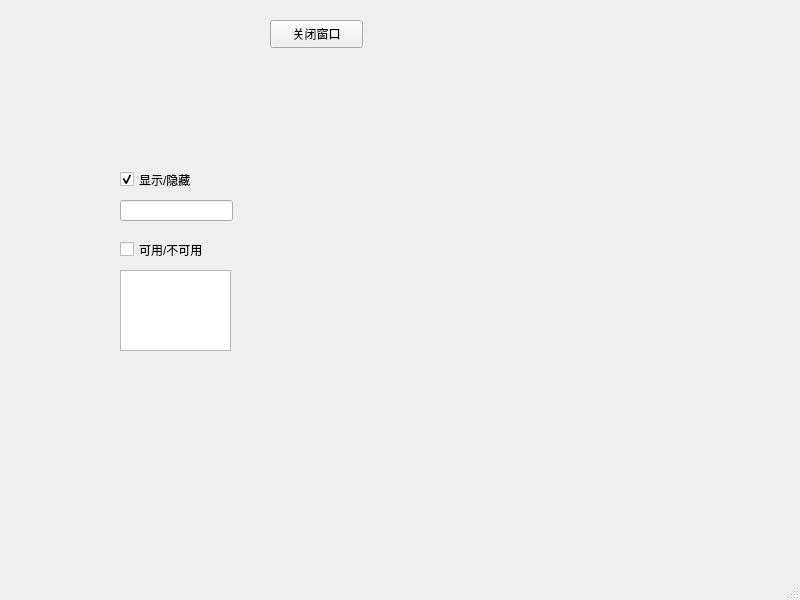
<?xml version="1.0" encoding="UTF-8"?>
<ui version="4.0">
 <class>MainWindow</class>
 <widget class="QMainWindow" name="MainWindow">
  <property name="geometry">
   <rect>
    <x>0</x>
    <y>0</y>
    <width>800</width>
    <height>600</height>
   </rect>
  </property>
  <property name="windowTitle">
   <string>MainWindow</string>
  </property>
  <widget class="QWidget" name="centralwidget">
   <widget class="QPushButton" name="pushButton">
    <property name="geometry">
     <rect>
      <x>270</x>
      <y>20</y>
      <width>93</width>
      <height>28</height>
     </rect>
    </property>
    <property name="text">
     <string>关闭窗口</string>
    </property>
   </widget>
   <widget class="QCheckBox" name="checkBox">
    <property name="enabled">
     <bool>true</bool>
    </property>
    <property name="geometry">
     <rect>
      <x>120</x>
      <y>170</y>
      <width>91</width>
      <height>19</height>
     </rect>
    </property>
    <property name="text">
     <string>显示/隐藏</string>
    </property>
    <property name="checkable">
     <bool>true</bool>
    </property>
    <property name="checked">
     <bool>true</bool>
    </property>
   </widget>
   <widget class="QLineEdit" name="lineEdit">
    <property name="geometry">
     <rect>
      <x>120</x>
      <y>200</y>
      <width>113</width>
      <height>21</height>
     </rect>
    </property>
   </widget>
   <widget class="QCheckBox" name="checkBox_2">
    <property name="geometry">
     <rect>
      <x>120</x>
      <y>240</y>
      <width>91</width>
      <height>19</height>
     </rect>
    </property>
    <property name="text">
     <string>可用/不可用</string>
    </property>
   </widget>
   <widget class="QTextEdit" name="textEdit">
    <property name="geometry">
     <rect>
      <x>120</x>
      <y>270</y>
      <width>111</width>
      <height>81</height>
     </rect>
    </property>
   </widget>
  </widget>
  <widget class="QMenuBar" name="menubar">
   <property name="geometry">
    <rect>
     <x>0</x>
     <y>0</y>
     <width>800</width>
     <height>26</height>
    </rect>
   </property>
  </widget>
  <widget class="QStatusBar" name="statusbar"/>
 </widget>
 <resources/>
 <connections>
  <connection>
   <sender>pushButton</sender>
   <signal>clicked()</signal>
   <receiver>MainWindow</receiver>
   <slot>close()</slot>
   <hints>
    <hint type="sourcelabel">
     <x>316</x>
     <y>73</y>
    </hint>
    <hint type="destinationlabel">
     <x>399</x>
     <y>299</y>
    </hint>
   </hints>
  </connection>
  <connection>
   <sender>checkBox</sender>
   <signal>toggled(bool)</signal>
   <receiver>lineEdit</receiver>
   <slot>setVisible(bool)</slot>
   <hints>
    <hint type="sourcelabel">
     <x>174</x>
     <y>211</y>
    </hint>
    <hint type="destinationlabel">
     <x>167</x>
     <y>234</y>
    </hint>
   </hints>
  </connection>
  <connection>
   <sender>checkBox_2</sender>
   <signal>toggled(bool)</signal>
   <receiver>textEdit</receiver>
   <slot>setEnabled(bool)</slot>
   <hints>
    <hint type="sourcelabel">
     <x>192</x>
     <y>278</y>
    </hint>
    <hint type="destinationlabel">
     <x>188</x>
     <y>307</y>
    </hint>
   </hints>
  </connection>
 </connections>
</ui>
